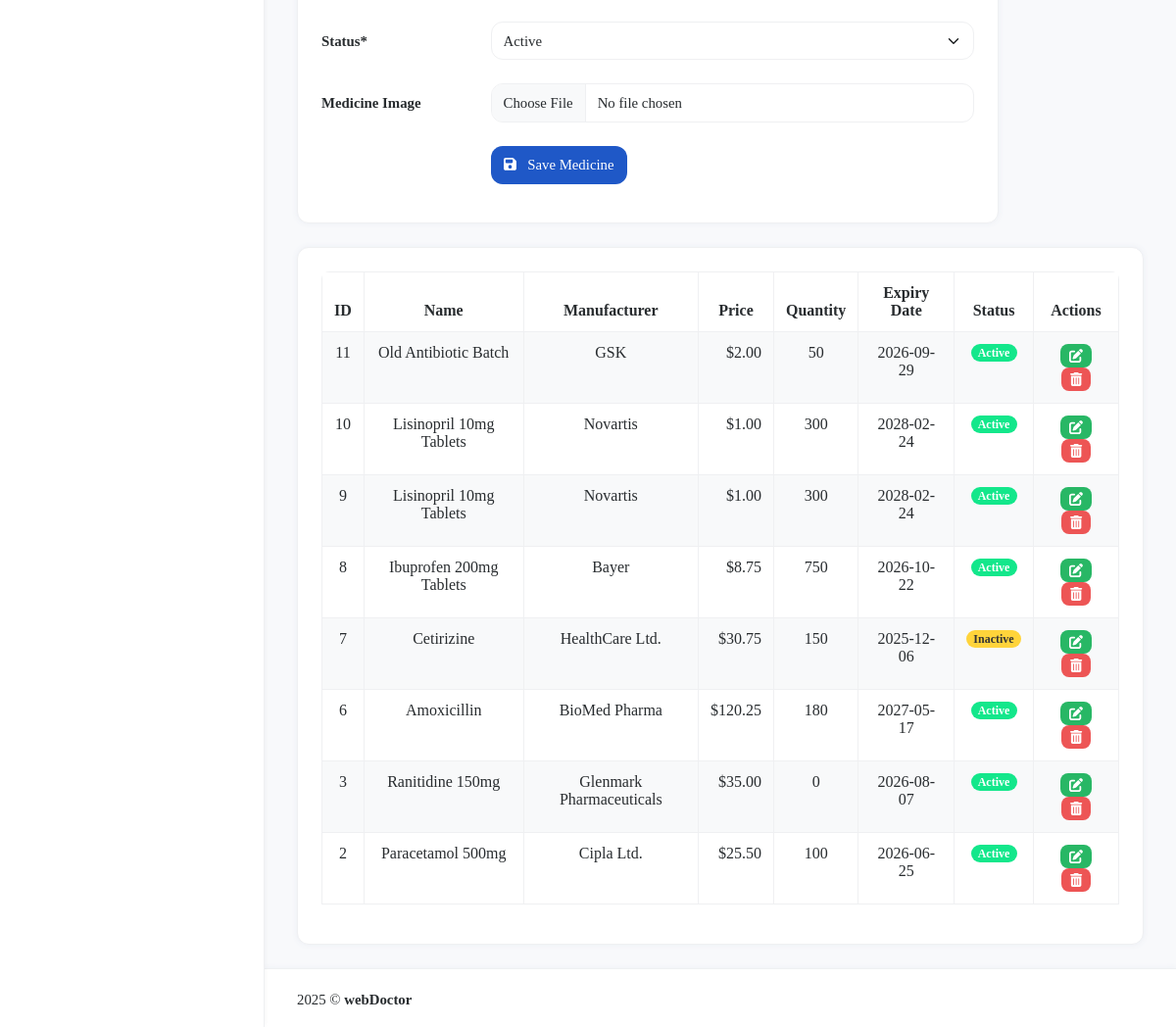
Page /admin_manage_medicines/ (lower part) on the earlier database version.
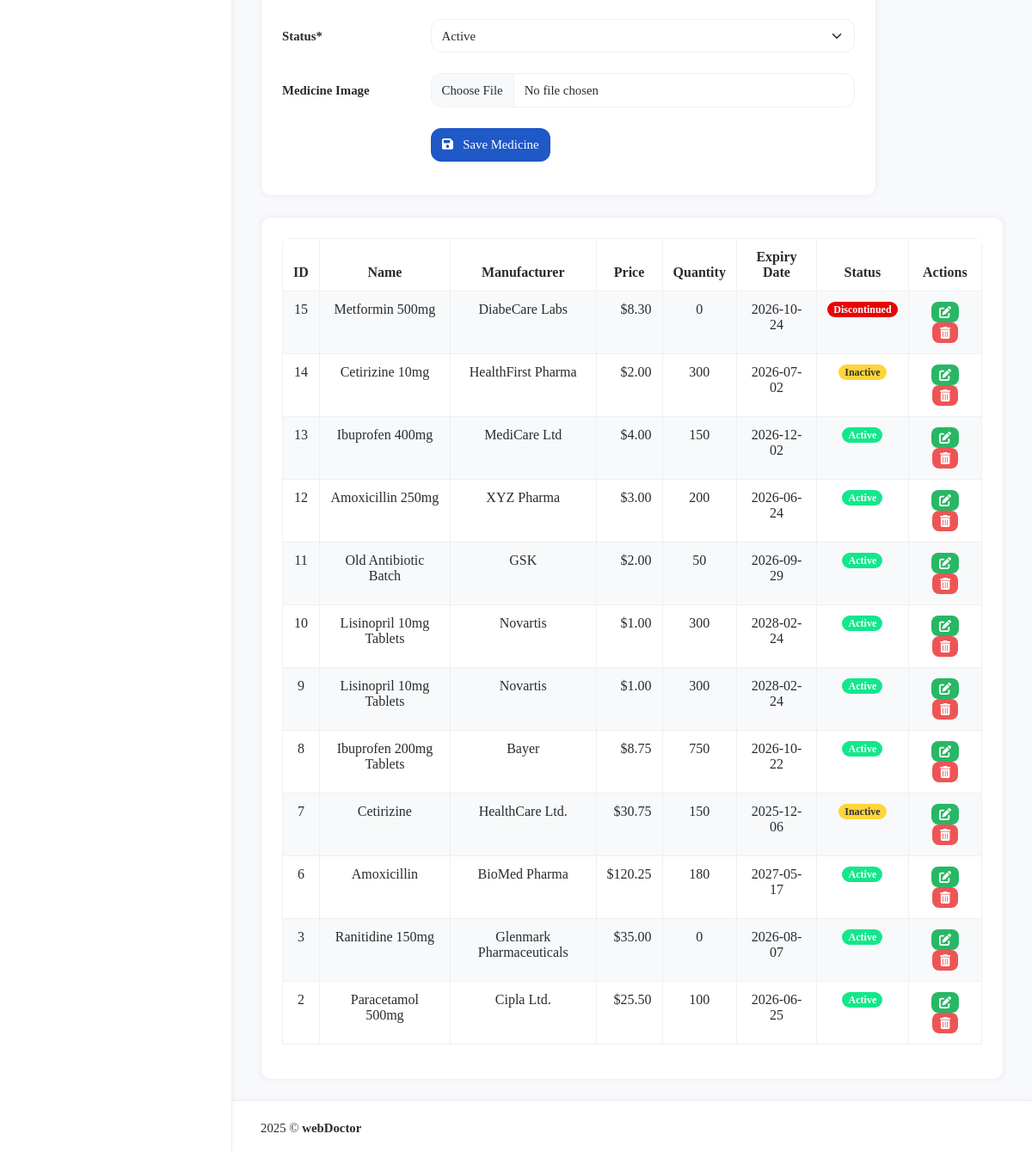
Same page on the later database version.
### myapp/models.py (models this page shows, shortened)
class Medicine(models.Model):
    STATUS_CHOICES = (
        ('Active', 'Active'),
        ('Inactive', 'Inactive'),
        ('Discontinued', 'Discontinued'),
    )
    name = models.CharField(max_length=100)
    description = models.TextField()
    manufacturer = models.CharField(max_length=100)
    price = models.DecimalField(max_digits=10, decimal_places=2)
    quantity = models.PositiveIntegerField()
    expiry_date = models.DateField()
    status = models.CharField(max_length=20, choices=STATUS_CHOICES, default='Active')
    created_at = models.DateTimeField(default=now)
    img = models.ImageField(upload_to='profile_pics/', blank=True, null=True)
    updated_at = models.DateTimeField(auto_now=True)

### myapp/views.py (the view)
# urls.py: path("admin_manage_medicines/",views.admin_manage_medicines,name="admin_manage_medicines"),
def admin_manage_medicines(request):
    medicines = Medicine.objects.all().order_by('-id')
    context = {
        'all': medicines,
        'is_edit_mode': False  # Default to add mode
    }
    return render(request, 'admin_manage_medicines.html', context)

### myapp/templates/admin_manage_medicines.html (shortened to what the changed rows need)
{% load static %}
<html lang="en" style="transform: none" class="fontawesome-i2svg-active fontawesome-i2svg-complete">
<head>
    <link href="{%static 'assets/admin_css/bootstrap.min.css' %}" id="bootstrap-style" rel="stylesheet" type="text/css" />
    <link href="{%static 'assets/admin_css/app.min.css' %}" id="app-style" rel="stylesheet" type="text/css" />
    <link href="{%static 'assets/admin_css/icons.min.css' %}" rel="stylesheet" type="text/css" />
    <link rel="stylesheet" href="https://cdnjs.cloudflare.com/ajax/libs/boxicons/2.1.4/css/boxicons.min.css" />
    <link rel="stylesheet" type="text/css" href="https://cdn.datatables.net/1.13.6/css/dataTables.bootstrap5.min.css" />
    <link rel="stylesheet" type="text/css" href="https://cdn.datatables.net/responsive/2.5.0/css/responsive.bootstrap5.min.css" />
    <link rel="stylesheet" href="https://cdnjs.cloudflare.com/ajax/libs/jquery-confirm/3.3.2/jquery-confirm.min.css" />
    <link rel="stylesheet" href="https://cdnjs.cloudflare.com/ajax/libs/font-awesome/6.4.2/css/all.min.css">
</head>
<body>
    <div id="layout-wrapper">
        <div class="main-content">
            <div class="page-content">
                <div class="container-fluid mt-3">
                    <div class="row">
                        <div class="col-12">
                            <div class="card">
                                <div class="card-body">
                                    <div class="table-responsive">
                                        <table id="medicineTable" class="table table-striped table-bordered dt-responsive nowrap" style="width:100%">
                                            <thead class="text-center">
                                                <tr>
                                                    <th>ID</th>
                                                    <th>Name</th>
                                                    <th>Manufacturer</th>
                                                    <th>Price</th>
                                                    <th>Quantity</th>
                                                    <th>Expiry Date</th>
                                                    <th>Status</th>
                                                    <th>Actions</th>
                                                </tr>
                                            </thead>
                                            <tbody class="text-center">
                                                {% for medicine in all %}
                                                <tr>
                                                    <td class="text-center">{{ medicine.id }}</td>
                                                    <td>{{ medicine.name }}</td>
                                                    <td>{{ medicine.manufacturer }}</td>
                                                    <td class="text-end">${{ medicine.price }}</td>
                                                    <td class="text-center">{{ medicine.quantity }}</td>
                                                    <td class="text-center">{{ medicine.expiry_date|date:"Y-m-d" }}</td>
                                                    <td class="text-center">
                                                        {% if medicine.status == 'Active' %}
                                                            <span class="badge badge-active">Active</span>
                                                        {% elif medicine.status == 'Inactive' %}
                                                            <span class="badge badge-inactive">Inactive</span>
                                                        {% else %}
                                                            <span class="badge badge-discontinued">Discontinued</span>
                                                        {% endif %}
                                                    </td>
                                                    <td class="text-center">
                                                        <a href="{% url 'admin_edit_medicine' medicine.id %}" class="btn btn-sm btn-success btn-action" title="Edit">
                                                            <i class="fas fa-edit"></i>
                                                        </a>
                                                        <a href="{% url 'admin_delete_medicine' medicine.id %}" class="btn btn-sm btn-danger btn-action btn-delete" title="Delete">
                                                            <i class="fas fa-trash-alt"></i>
                                                        </a>
                                                    </td>
                                                </tr>
                                                {% endfor %}
                                            </tbody>
                                        </table>
                                    </div>
                                </div>
                            </div>
                        </div>
                    </div>
                </div>
            </div>
        </div>
    </div>
</body>
</html>

Differences in the rows shown:
added Medicine: id "15", name "Metformin 500mg", manufacturer "DiabeCare Labs", price "8.30", quantity "0", expiry_date "2026-10-24", status "Discontinued"
added Medicine: id "14", name "Cetirizine 10mg", manufacturer "HealthFirst Pharma", price "2.00", quantity "300", expiry_date "2026-07-02", status "Inactive"
added Medicine: id "13", name "Ibuprofen 400mg", manufacturer "MediCare Ltd", price "4.00", quantity "150", expiry_date "2026-12-02", status "Active"
added Medicine: id "12", name "Amoxicillin 250mg", manufacturer "XYZ Pharma", price "3.00", quantity "200", expiry_date "2026-06-24", status "Active"
